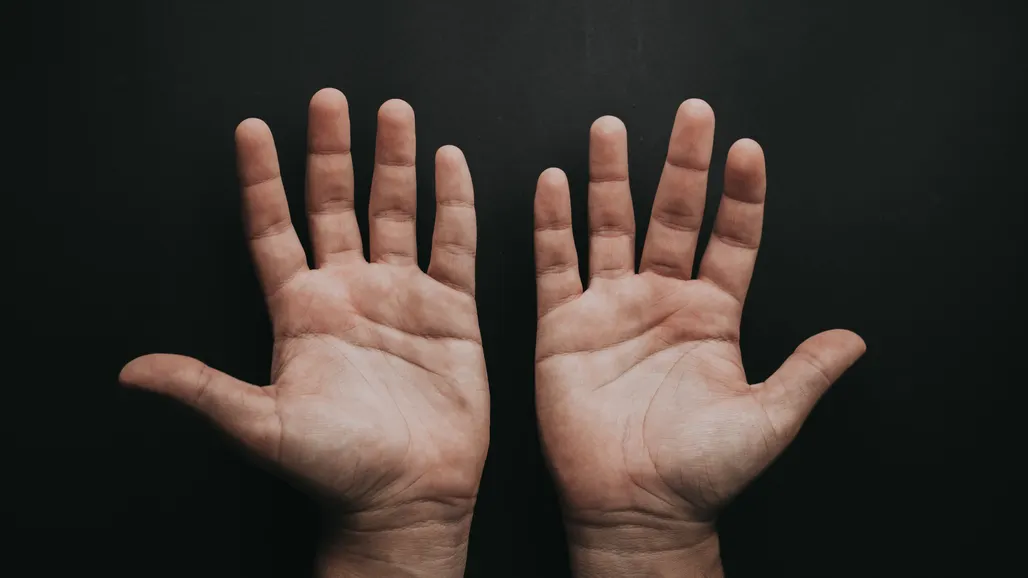
#> input picture imagen1.jpg, 1028 x 578 px
$ python Practica6_21110391_TemplateMatching.py
#> lines starting #> are read from the running program, lines starting #| are printed output that depends on the picture; after the words box and inside, x2 and y2 are one past the last pixel; in counts of white or black regions, pixels touching at a corner belong together
import cv2
import numpy as np
from matplotlib import pyplot as plt

img = cv2.imread('imagen1.jpg',0)
#> img: shape (578, 1028); min 1, max 203, mean 54
img2 = img.copy()
template1 = cv2.imread('template1.jpg',0)
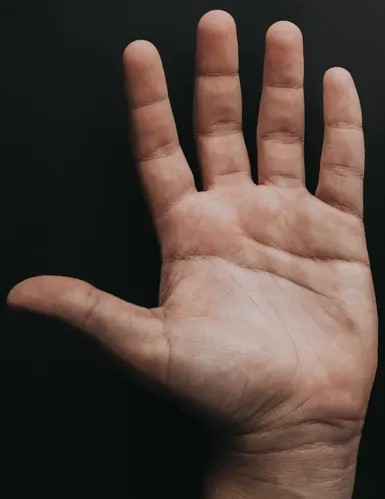
#> input picture template1.jpg, 385 x 499 px
#> template1: shape (499, 385); min 0, max 196, mean 69.8
template2 = cv2.imread('template2.jpg',0)
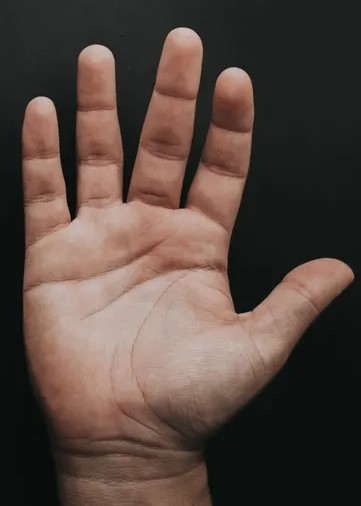
#> input picture template2.jpg, 361 x 506 px
#> template2: shape (506, 361); min 1, max 200, mean 74.1
w, h = template1.shape[::-1]
#> w = 385; h = 499
i, j = template2.shape[::-1]
#> i = 361; j = 506

img_rgb = cv2.imread('imagen1.jpg')
#> img_rgb is the input picture: shape (578, 1028, 3); mean B, G, R 47, 52.4, 60.2
img_gray = cv2.cvtColor(img_rgb, cv2.COLOR_BGR2GRAY)
res1 = cv2.matchTemplate(img_gray,template1,cv2.TM_CCOEFF_NORMED)
res2 = cv2.matchTemplate(img_gray,template2,cv2.TM_CCOEFF_NORMED)
threshold = 0.8
loc = np.where( res1 >= threshold)
#> loc = 572 positions, rows 51 to 79, columns 98 to 126
for pt in zip(*loc[::-1]):
    cv2.rectangle(img_rgb, pt, (pt[0] + w, pt[1] + h), (0,0,255), 2)
#> this loop made 572 passes
#> pt on passes 1 to 3: (109, 51), (110, 51), (107, 52)
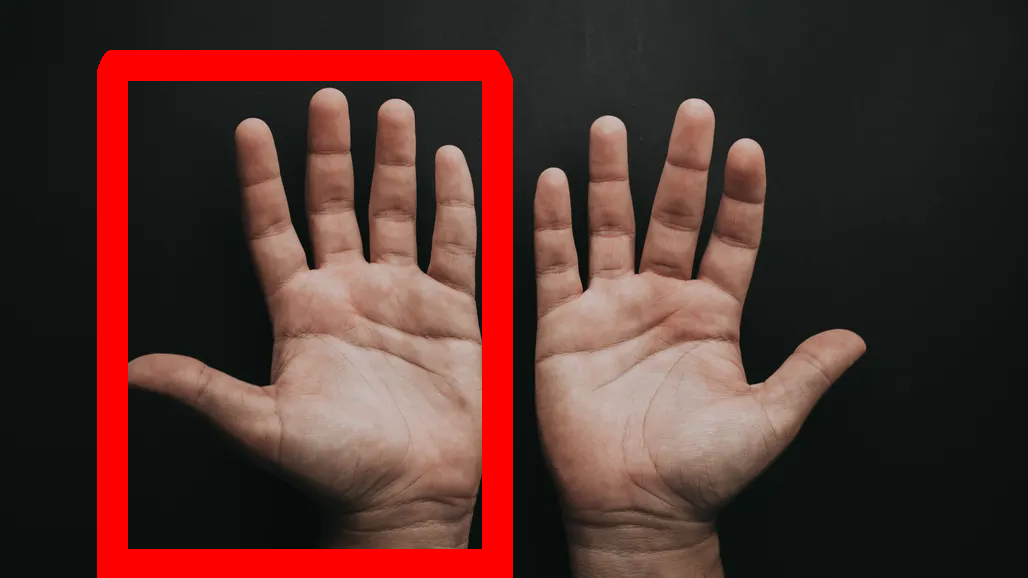
#> img_rgb: shape (578, 1028, 3); 9.03% of pixels changed, all inside (x1, y1, x2, y2) = (97, 50, 513, 578)
loc = np.where( res2 >= threshold)
#> loc = 534 positions, rows 47 to 72, columns 498 to 526
for pt in zip(*loc[::-1]):
    cv2.rectangle(img_rgb, pt, (pt[0] + i, pt[1] + j), (0,0,255), 2)
#> this loop made 534 passes
#> pt on passes 1 to 3: (512, 47), (513, 47), (514, 47)
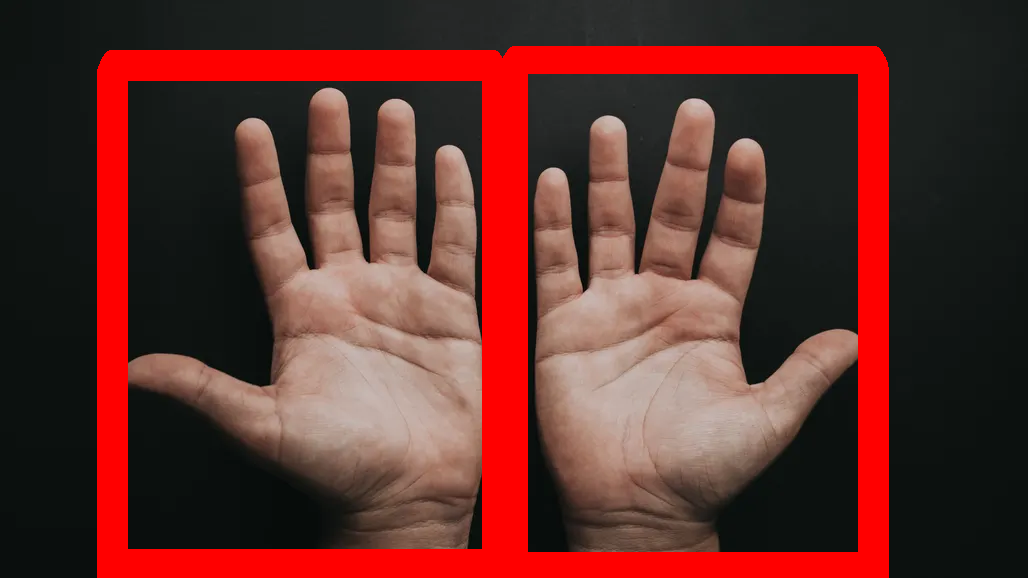
#> img_rgb: shape (578, 1028, 3); 7.13% of pixels changed, all inside (x1, y1, x2, y2) = (503, 46, 889, 578)
cv2.imwrite('res.png',img_rgb)

# All the 6 methods for comparison in a list
methods = ['cv2.TM_CCOEFF', 'cv2.TM_CCOEFF_NORMED', 'cv2.TM_CCORR',
            'cv2.TM_CCORR_NORMED', 'cv2.TM_SQDIFF', 'cv2.TM_SQDIFF_NORMED']

for meth in methods:
    img = img2.copy()
    method = eval(meth)

    # Apply template Matching
    res1 = cv2.matchTemplate(img,template1,method)
    res2 = cv2.matchTemplate(img,template2,method)
    min_val1, max_val1, min_loc1, max_loc1 = cv2.minMaxLoc(res1)
    min_val2, max_val2, min_loc2, max_loc2 = cv2.minMaxLoc(res2)

    # If the method is TM_SQDIFF or TM_SQDIFF_NORMED, take minimum
    if method in [cv2.TM_SQDIFF, cv2.TM_SQDIFF_NORMED]:
        top_left = min_loc1
    else:
        top_left = max_loc1
    bottom_right = (top_left[0] + w, top_left[1] + h)

    cv2.rectangle(img,top_left, bottom_right, 255, 2)

    plt.subplot(121),plt.imshow(res1,cmap = 'gray')
    plt.title('Matching Result'), plt.xticks([]), plt.yticks([])
    plt.subplot(122),plt.imshow(img,cmap = 'gray')
    plt.title('Detected Point'), plt.xticks([]), plt.yticks([])
    plt.suptitle(meth)

    if method in [cv2.TM_SQDIFF, cv2.TM_SQDIFF_NORMED]:
        top_left = min_loc2
    else:
        top_left = max_loc2
    bottom_right = (top_left[0] + w, top_left[1] + h)

    cv2.rectangle(img,top_left, bottom_right, 255, 2)

    plt.subplot(121),plt.imshow(res2,cmap = 'gray')
    plt.title('Matching Result'), plt.xticks([]), plt.yticks([])
    plt.subplot(122),plt.imshow(img,cmap = 'gray')
    plt.title('Detected Point'), plt.xticks([]), plt.yticks([])
    plt.suptitle(meth)

    plt.show()
#> this loop made 6 passes
#> (min_val1, max_val1, min_loc1, max_loc1, min_val2, max_val2, min_loc2, max_loc2) on passes 1, 2, 4, 5, 6: (-245651264, 671901248, (591, 0), (112, 78), -128029712, 603107968, (0, 0), (512, 71)), (-0.397, 1, (594, 0), (112, 78), -0.258, 1, (0, 0), (512, 71)), (0.384, 1, (643, 0), (112, 78), 0.415, 1, (0, 0), (512, 71)), (226991, 1.75e+09, (112, 78), (590, 0), 232408, 1.46e+09, (512, 71), (48, 0)), (0.000141, 1, (112, 78), (536, 0), 0.000145, 1, (512, 71), (0, 0))
#> (min_val1, min_loc1, max_loc1, min_val2, max_val2, min_loc2, max_loc2) on pass 3: (467185760, (643, 0), (112, 78), 454443904, 1.61e+09, (0, 0), (512, 71))
#> pass 1, `plt.show()`:
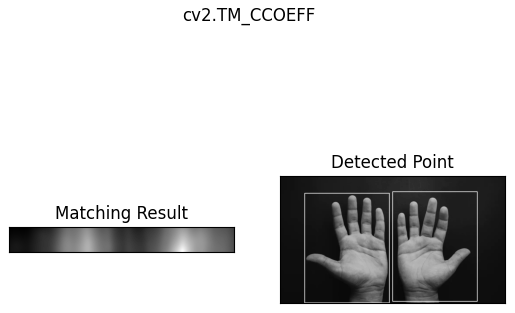
#> figure drawn by matplotlib, 2 panels
#> after the loop:
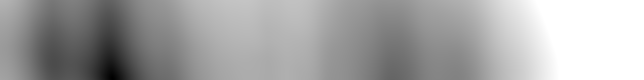
#> res1: shape (80, 644) float32; min 0.000141, max 1, mean 0.644
#> after the loop:
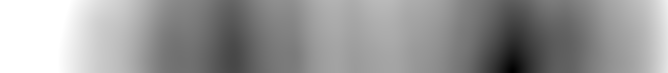
#> res2: shape (73, 668) float32; min 0.000145, max 1, mean 0.597
